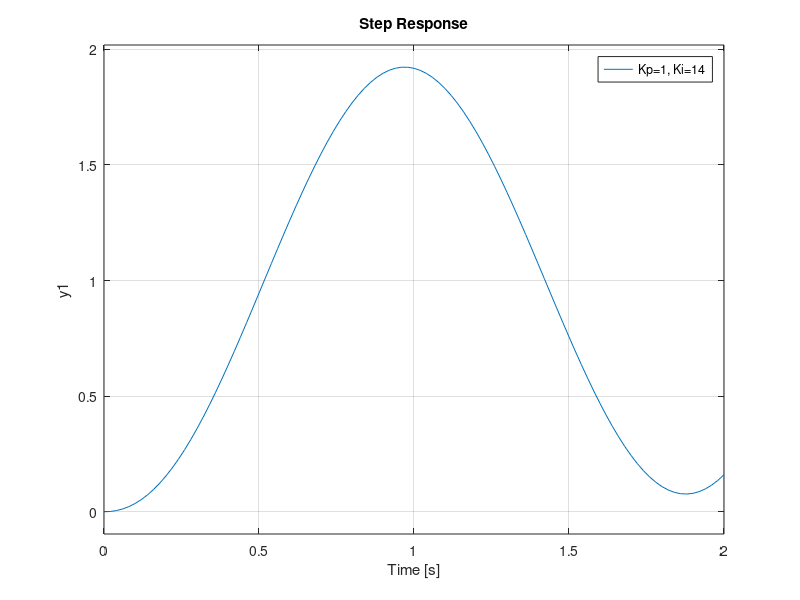

Here is the MATLAB script that generated this plot:
% (b) PI
clear all
clf
for Ki = 0.1:0.1:20; % Integral gain
    Kp = 1; % Proportional gain
    s = tf('s');
%     C = (s+K)/(s+K');
    C = Kp + Ki/s;
    Gnum = 6;
    Gden = [1 7 6];
    G = tf(Gnum,Gden);
    sys = feedback(C*G,1);
    B = isstable(sys);
    if B==0
        break
    end
end
sys
disp(['The minimum value of integral gain is ',num2str(Ki)])
step(sys)
%step(sys,feedback((1+13.9/s)*G,1))
legend('Kp=1, Ki=14','Kp=1, Ki=13.9')
